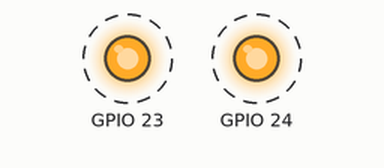
A program run on a simulated Raspberry Pi (BCM pin numbers). On the bench: output pins drawn as LEDs (lit = HIGH). Dashed ring = blinking. What the program prints to the terminal is not drawn.

Above: at 0.2 s.
Timing chart, 0 to 3.0 s (numbered marks = the images above):
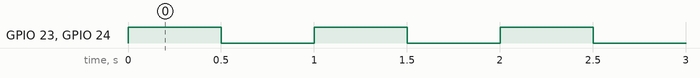

The program:

led_test_1.py
```python
# RPi.GPIO 를 import 하고 네임스페이스는 GPIO 를사용
# time 에 정의된 기능을 사용( time.sleep
import RPi.GPIO as GPIO
import time

# GPIO 이름은 BCM 명칭 사용
# GPIO 23 출력으로 설정
# GPIO 24 출력으로 설정
# ""안의 문자열 화면 출력
GPIO.setmode(GPIO.BCM)
GPIO.setup(23, GPIO.OUT)
GPIO.setup(24, GPIO.OUT)
print ("GPIO Test~, press Ctrl+C to quit")

# 'try:' + 'except..' 에러처리
# 무한 반복 'while'문( C 언어 – 'while(1)' )
# GPIO 23 에 HIGH 출력( 적색 LED 점등 )
# GPIO 24 에 HIGH 출력( 녹색 LED 점등 )
# 0.5 초 동안 대기
try:
  while True:
    GPIO.output(23, True )
    GPIO.output(24, True )
    time.sleep(0.5)

# GPIO 23 에 LOW 출력( 적색 LED 소등 )
# GPIO 24 에 LOW 출력( 녹색 LED 소등 )
# 0.5 초 동안 대기 ( 여기까지 반복 )
    GPIO.output(23, False)
    GPIO.output(24, False)
    time.sleep(0.5)

# Ctrl-C 입력 발생 시
# GPIO 관련설정 Clear
# 프로그램 종료 메세지 화면 출력

except KeyboardInterrupt:
  GPIO.cleanup()
  print ("bye~")
```

Measured:
- by itself, GPIO 23, GPIO 24: alternates HIGH for 0.50 s and LOW for 0.50 s
